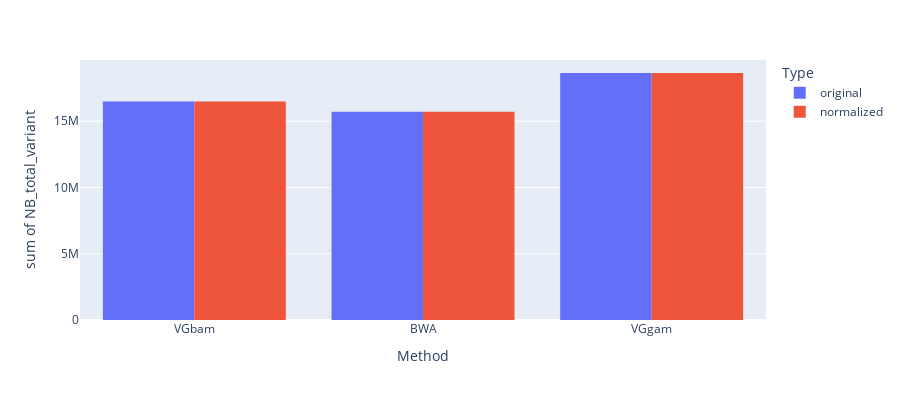

The notebook cell this image was saved under:
### Code cell
fig = px.histogram(df, x="Method", y="NB_total_variant",
             color='Type', barmode='group',
             height=400)
fig.show()

### Figure 1 — Plotly figure (JSON) as saved in the notebook; plotly's stock layout.template omitted (floating-point values rounded to 4 significant figures)
{"data": [{"alignmentgroup": "True", "bingroup": "x", "histfunc": "sum", "hovertemplate": "Type=original<br>Method=%{x}<br>sum of NB_total_variant=%{y}<extra></extra>", "legendgroup": "original", "marker": {"color": "#636efa", "pattern": {"shape": ""}}, "name": "original", "offsetgroup": "original", "orientation": "v", "showlegend": true, "type": "histogram", "x": ["VGbam", "BWA", "VGgam"], "xaxis": "x", "y": [16489220, 15711935, 18639327], "yaxis": "y"}, {"alignmentgroup": "True", "bingroup": "x", "histfunc": "sum", "hovertemplate": "Type=normalized<br>Method=%{x}<br>sum of NB_total_variant=%{y}<extra></extra>", "legendgroup": "normalized", "marker": {"color": "#EF553B", "pattern": {"shape": ""}}, "name": "normalized", "offsetgroup": "normalized", "orientation": "v", "showlegend": true, "type": "histogram", "x": ["VGbam", "VGgam", "BWA"], "xaxis": "x", "y": [16483122, 18639328, 15708493], "yaxis": "y"}], "layout": {"barmode": "group", "height": 400, "legend": {"title": {"text": "Type"}, "tracegroupgap": 0}, "margin": {"t": 60}, "xaxis": {"anchor": "y", "domain": [0, 1], "title": {"text": "Method"}}, "yaxis": {"anchor": "x", "domain": [0, 1], "title": {"text": "sum of NB_total_variant"}}}}
